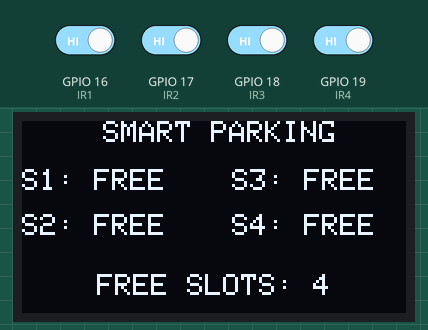
A sketch run on a simulated ESP32. Parts: 128×64 one-colour display. The test bench sets the inputs (shaded band); at power-on: GPIO 16 (IR1), GPIO 17 (IR2), GPIO 18 (IR3), GPIO 19 (IR4) HIGH. WiFi joins after 1.5 s; servers stay silent unless stated; what the sketch prints to the serial monitor is not drawn.

Above: at 6.0 s.
6.1 s: GPIO 16 (IR1) driven LOW
At 6.7 s:
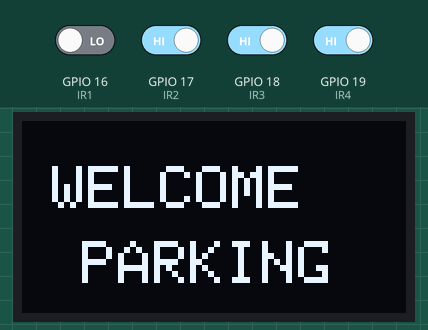
7.7 s: GPIO 16 (IR1) driven HIGH
At 9.45 s:
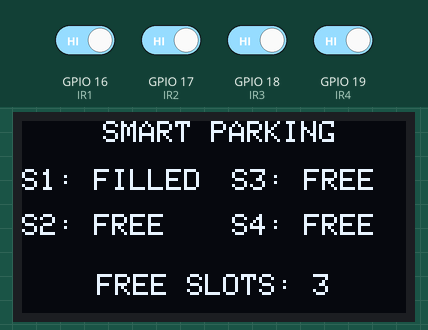
At 13.3 s:
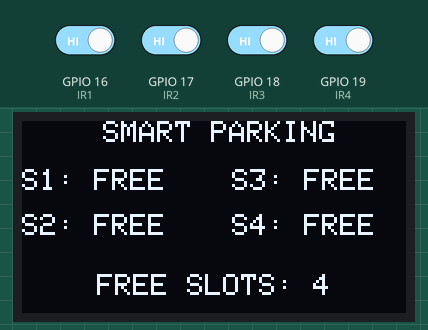
Timing chart, 0 to 14.8 s (numbered marks = the images above; inputs shaded):
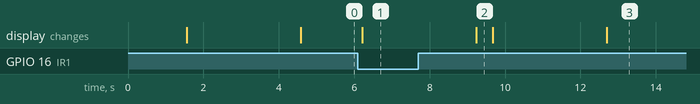

Measured:
- after the input at 6.1 s, the display: changes after 0.11 s (image 1)
- what the display in image 2 shows lasts 0.5 s, from 9.2 s to 9.7 s

The sketch:

Parking_Telegram_bot.ino
```cpp
#include <WiFi.h>
#include <WiFiClientSecure.h>
#include <UniversalTelegramBot.h>
#include <ArduinoJson.h>

#include <Wire.h>
#include <Adafruit_GFX.h>
#include <Adafruit_SSD1306.h>

// =====================================================
// WIFI SETTINGS
// =====================================================

const char* WIFI_SSID = "NTRguna";
const char* WIFI_PASSWORD = "Guna@8688";

// =====================================================
// TELEGRAM BOT SETTINGS
// =====================================================

// Get this from @BotFather
#define BOT_TOKEN "8642993016:AAGf9Tfq6ZNQL-eM4B1Gcrxmq_7z6ql_-HY"

// Your Telegram Chat ID
#define CHAT_ID "8753067838"

WiFiClientSecure client;
UniversalTelegramBot bot(BOT_TOKEN, client);

// =====================================================
// OLED SETTINGS
// =====================================================

#define SCREEN_WIDTH 128
#define SCREEN_HEIGHT 64

#define OLED_RESET -1
#define OLED_ADDRESS 0x3C

// OLED I2C pins
#define OLED_SDA 21
#define OLED_SCL 22

Adafruit_SSD1306 display(
  SCREEN_WIDTH,
  SCREEN_HEIGHT,
  &Wire,
  OLED_RESET
);

// =====================================================
// IR SENSOR PINS
// =====================================================

#define IR1 16
#define IR2 17
#define IR3 18
#define IR4 19

// =====================================================
// PARKING STATUS
// =====================================================

bool slot1;
bool slot2;
bool slot3;
bool slot4;

bool previousSlot1;
bool previousSlot2;
bool previousSlot3;
bool previousSlot4;

// =====================================================
// READ IR SENSORS
// =====================================================

void readSensors() {

  // Most IR sensors:
  // LOW  = Object detected / FILLED
  // HIGH = No object / FREE

  slot1 = (digitalRead(IR1) == LOW);
  slot2 = (digitalRead(IR2) == LOW);
  slot3 = (digitalRead(IR3) == LOW);
  slot4 = (digitalRead(IR4) == LOW);
}

// =====================================================
// GET FREE SLOT COUNT
// =====================================================

int getFreeSlots() {

  int freeSlots = 0;

  if (!slot1) freeSlots++;
  if (!slot2) freeSlots++;
  if (!slot3) freeSlots++;
  if (!slot4) freeSlots++;

  return freeSlots;
}

// =====================================================
// CREATE PARKING MESSAGE
// SAME INFORMATION AS OLED
// =====================================================

String getParkingMessage() {

  int freeSlots = getFreeSlots();

  String message = "";

  message += "SMART PARKING\n\n";

  message += "S1: ";
  message += (slot1 ? "FILLED" : "FREE");

  message += "       S3: ";
  message += (slot3 ? "FILLED" : "FREE");

  message += "\n";

  message += "S2: ";
  message += (slot2 ? "FILLED" : "FREE");

  message += "       S4: ";
  message += (slot4 ? "FILLED" : "FREE");

  message += "\n\n";

  message += "FREE SLOTS: ";
  message += String(freeSlots);

  return message;
}

// =====================================================
// SEND PARKING STATUS TO TELEGRAM
// =====================================================

void sendParkingStatusToTelegram() {

  if (WiFi.status() != WL_CONNECTED) {

    Serial.println("WiFi not connected.");
    return;
  }

  String message = getParkingMessage();

  Serial.println("Sending parking status to Telegram...");

  bool result = bot.sendMessage(
    CHAT_ID,
    message,
    ""
  );

  if (result) {
    Serial.println("Telegram message sent successfully.");
  }
  else {
    Serial.println("Failed to send Telegram message.");
  }
}

// =====================================================
// WELCOME SCREEN
// =====================================================

void showWelcome() {

  display.clearDisplay();

  display.setTextColor(SSD1306_WHITE);

  display.setTextSize(2);

  display.setCursor(10, 15);
  display.println("WELCOME");

  display.setCursor(20, 40);
  display.println("PARKING");

  display.display();

  delay(3000);
}

// =====================================================
// PARKING STATUS SCREEN
// =====================================================

void showParkingStatus() {

  int freeSlots = getFreeSlots();

  display.clearDisplay();

  // -----------------------------
  // TITLE
  // -----------------------------

  display.setTextSize(1);

  display.setCursor(27, 0);
  display.println("SMART PARKING");

  // -----------------------------
  // SLOT 1
  // -----------------------------

  display.setCursor(0, 16);

  display.print("S1: ");

  if (slot1) {
    display.print("FILLED");
  }
  else {
    display.print("FREE");
  }

  // -----------------------------
  // SLOT 3
  // -----------------------------

  display.setCursor(70, 16);

  display.print("S3: ");

  if (slot3) {
    display.print("FILLED");
  }
  else {
    display.print("FREE");
  }

  // -----------------------------
  // SLOT 2
  // -----------------------------

  display.setCursor(0, 31);

  display.print("S2: ");

  if (slot2) {
    display.print("FILLED");
  }
  else {
    display.print("FREE");
  }

  // -----------------------------
  // SLOT 4
  // -----------------------------

  display.setCursor(70, 31);

  display.print("S4: ");

  if (slot4) {
    display.print("FILLED");
  }
  else {
    display.print("FREE");
  }

  // -----------------------------
  // FREE SLOT COUNT
  // -----------------------------

  display.setCursor(25, 51);

  display.print("FREE SLOTS: ");
  display.print(freeSlots);

  display.display();
}

// =====================================================
// CHECK STATUS CHANGE
// =====================================================

bool statusChanged() {

  if (slot1 != previousSlot1) {
    return true;
  }

  if (slot2 != previousSlot2) {
    return true;
  }

  if (slot3 != previousSlot3) {
    return true;
  }

  if (slot4 != previousSlot4) {
    return true;
  }

  return false;
}

// =====================================================
// SAVE CURRENT STATUS
// =====================================================

void saveCurrentStatus() {

  previousSlot1 = slot1;
  previousSlot2 = slot2;
  previousSlot3 = slot3;
  previousSlot4 = slot4;
}

// =====================================================
// CONNECT TO WIFI
// =====================================================

void connectWiFi() {

  Serial.println();
  Serial.println("Connecting to WiFi...");

  WiFi.begin(WIFI_SSID, WIFI_PASSWORD);

  while (WiFi.status() != WL_CONNECTED) {

    delay(500);

    Serial.print(".");
  }

  Serial.println();
  Serial.println("WiFi Connected!");

  Serial.print("IP Address: ");
  Serial.println(WiFi.localIP());
}

// =====================================================
// SETUP
// =====================================================

void setup() {

  Serial.begin(115200);

  // ===================================================
  // IR SENSOR SETUP
  // ===================================================

  pinMode(IR1, INPUT);
  pinMode(IR2, INPUT);
  pinMode(IR3, INPUT);
  pinMode(IR4, INPUT);

  // ===================================================
  // OLED SETUP
  // ===================================================

  Wire.begin(OLED_SDA, OLED_SCL);

  if (!display.begin(
        SSD1306_SWITCHCAPVCC,
        OLED_ADDRESS
      )) {

    Serial.println("OLED NOT FOUND");

    while (true) {
      delay(100);
    }
  }

  Serial.println("OLED READY");

  // ===================================================
  // WIFI SETUP
  // ===================================================

  connectWiFi();

  // ===================================================
  // TELEGRAM SSL
  // ===================================================

  // Allows the ESP32 to connect to Telegram
  client.setInsecure();

  Serial.println("Telegram client ready.");

  // ===================================================
  // INITIAL SENSOR STATUS
  // ===================================================

  readSensors();

  saveCurrentStatus();

  // ===================================================
  // WELCOME SCREEN
  // ===================================================

  showWelcome();

  // ===================================================
  // SHOW INITIAL PARKING STATUS
  // ===================================================

  showParkingStatus();

  // ===================================================
  // SEND INITIAL STATUS TO TELEGRAM
  // ===================================================

  sendParkingStatusToTelegram();
}

// =====================================================
// LOOP
// =====================================================

void loop() {

  // Read sensors
  readSensors();

  // Check whether parking status changed
  if (statusChanged()) {

    Serial.println();
    Serial.println("================================");
    Serial.println("PARKING STATUS CHANGED");
    Serial.println("================================");

    // Save new status
    saveCurrentStatus();

    // -------------------------------------------------
    // OLED: Show welcome
    // -------------------------------------------------

    showWelcome();

    // -------------------------------------------------
    // OLED: Show updated parking status
    // -------------------------------------------------

    showParkingStatus();

    // -------------------------------------------------
    // TELEGRAM: Send SAME parking status
    // -------------------------------------------------

    sendParkingStatusToTelegram();
  }

  delay(100);
}
```
